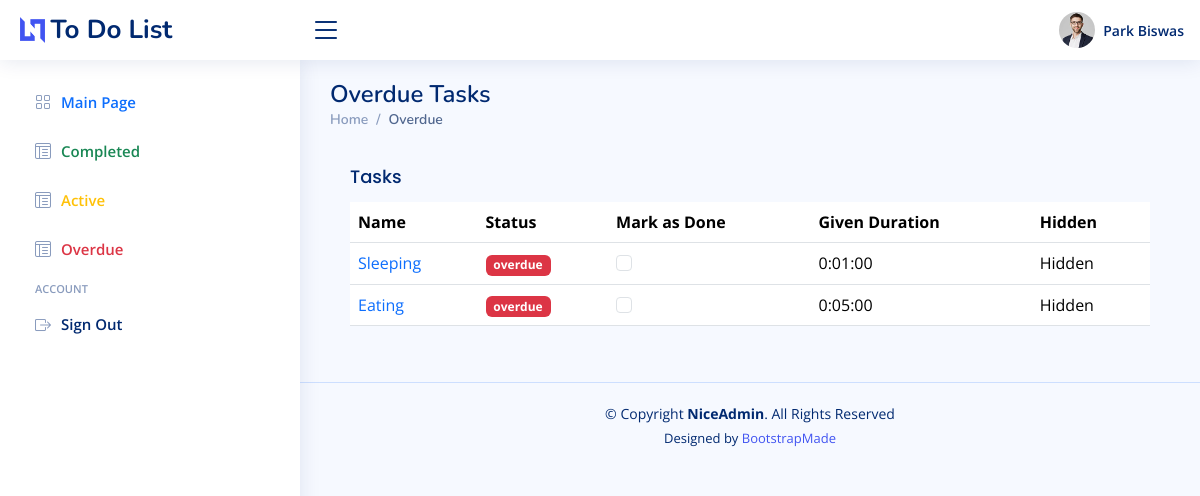
Before: /todolist/display/overdue (signed in) with the older database file.
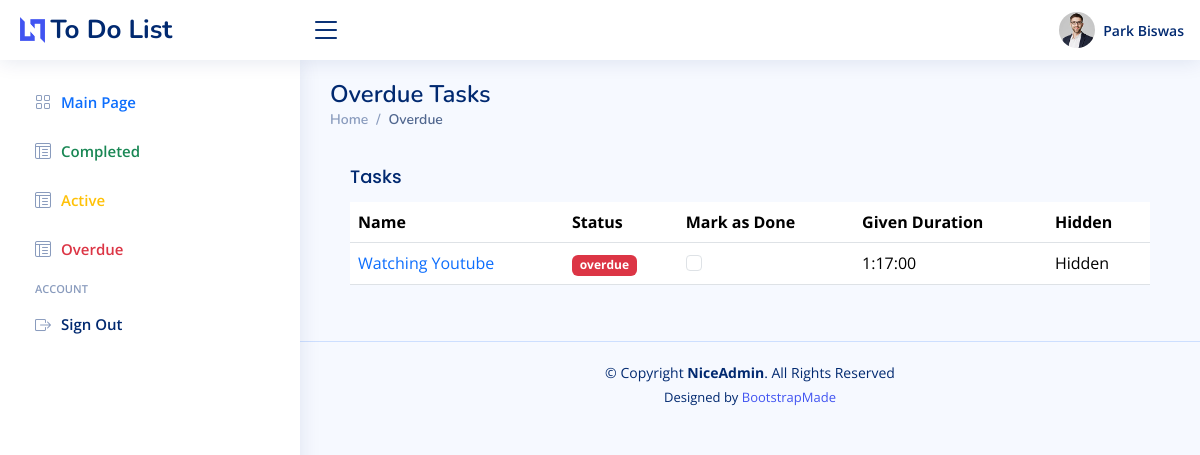
After: the same page with the newer database file.
### ToDoList/models.py (models this page shows, shortened)
class Task(models.Model):
    name = models.CharField(max_length=150)
    time = models.DurationField(null=True)
    status_choices = [
        ("pending","pending"),
        ("complete","complete"),
        ("overdue","overdue"),
    ]
    status = models.CharField(max_length=20,choices=status_choices,default="pending")
    user_id = models.ForeignKey(User, on_delete=models.CASCADE, default=None)
    updated_at = models.DateTimeField(default=timezone.now)
    def save(self, *args, set_updated_at = False, **kwargs):
        if set_updated_at:
            self.updated_at = timezone.now()
        super().save(*args, **kwargs)
    def is_overdue(self):
        current_time = timezone.now()
        end_time = self.updated_at + self.time
        return end_time <= current_time

### ToDoList/views.py (the view)
# urls.py: path("display/<str:display_type>",views.display,name="display"),
def display(request, display_type):
    config = {}
    user_data = get_user_data(request)
    set_overdue(user_data) # Check for overdue tasks
    tasks = Task.objects.filter(user_id = user_data, status = display_type)
    config['display_type'] = "Completed" if display_type == "complete" else "Active" if display_type == "pending" else "Overdue"
    config['user'] = f"{user_data.first_name} {user_data.last_name}"
    config['tasks'] = tasks
    return render(request,"display.html",config)

### ToDoList/utils.py (called while the page is built)
def get_user_data(request):
    return User.objects.get(id = get_auth_from_session(request))

def set_overdue(user_data):
    Task = apps.get_model('ToDoList', 'Task')
    tasks = Task.objects.filter(status__in=["pending","overdue"], user_id=user_data)
    for task in tasks:
        if task.is_overdue():
            task.status = "overdue"
            task.save(set_updated_at=False)
        else:
            task.status = "pending"
            task.save()

### authentication/utils.py (called while the page is built)
def get_auth_from_session(request):
    return request.session['user']

### ToDoList/templates/display.html (shortened to what this page needs)
{% extends "index.html" %}
{% block content %}
    <main id="main" class="main">
        <div class="pagetitle">
            <h1>{{display_type}} Tasks</h1>
            <nav>
            <ol class="breadcrumb">
                <li class="breadcrumb-item"><a href="{% url 'index'%}">Home</a></li>
                <li class="breadcrumb-item active">{{display_type}}</li>
            </ol>
            </nav>
        </div>
        <section class="section">
            <div class="row">
            <div class="col-12">
                <div class="card-body">
                  <h5 class="card-title">Tasks</h5>
                  <table class="table table-hover datatable">
                    <thead>
                      <tr>
                        <th scope="col">Name</th>
                        <th scope="col">Status</th>
                        {% if display_type != "Completed" %}
                          <th scope="col">Mark as Done</th>
                          <th scope="col">Given Duration</th>
                        {% if display_type == "Active" %}
                          <th scope="col">Time Left as of now</th>
                        {% else %}
                          <th data-hidden="true">Hidden</th>
                        {% endif %}
                        {% else %}
                          <th data-hidden="true">Hidden</th>
                          <th data-hidden="True">Hidden</th>
                          <th data-hidden="True">Hidden</th>
                        {% endif %}
                      </tr>
                    </thead>
                    <tbody>
                      {% for task in tasks %}
                            <tr>
                                <td><div class="text-primary">{{task.name}}</div></td>
                                <td>
                                  <span class="badge {% if display_type == "Completed" %}bg-success
                                  {% elif display_type == "Active" %}bg-warning{% else %}bg-danger{% endif %}">{{task.status}}</span>
                                </td>
                                {% if display_type != "Completed" %}
                                <td>
                                  <form action="{% url "status" task.id %}" method="post">
                                    <input type="checkbox" class = "form-check-input" name="status" {% if task.status == "complete" %}checked{% endif %} onchange= "this.form.submit()">
                                  </form>
                                </td>
                                <td>
                                  {{task.time}}
                                </td>
                                {% if display_type == "Active"%}
                                <td>
                                  <div class="text-success">
                                      {% with time_values=task.get_pending_time %}
                                          {{ time_values.0 }}:{{ time_values.1 }}:{{ time_values.2 }}
                                      {% endwith %}
                                  </div>
                              </td>
                              {% else %}
                              <td>Hidden</td>
                              {% endif %}
                              {% else %}
                              <td>Hidden</td>
                              <td>Hidden</td>
                              <td>Hidden</td>
                              {% endif %}
                            </tr>
                      {% endfor %}
                    </tbody>
                  </table>
              </div>
            </div>
          </div>
          </section>
    </main>
{% endblock %}

Changed rows visible on the page:
no longer on this page (row edited): Task: status "Overdue", name "Sleeping", status "overdue", time "0:01:00"
changed Task "overdue": name "Eating" → "Watching Youtube"; time "0:05:00" → "1:17:00"
Other visible differences:
{{ display_type }}: (not shown) → "Overdue"
